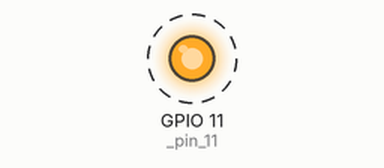
A program run on a simulated ESP32 board running MicroPython. On the bench: output pins drawn as LEDs (lit = HIGH). Dashed ring = blinking.

Above: at 0.5 s.
Timing chart, 0 to 4.6 s (numbered marks = the images above):
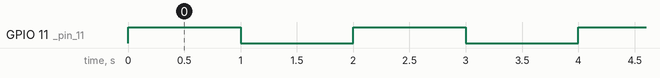

Measured:
- by itself, GPIO 11 (_pin_11): alternates HIGH for 1.0 s and LOW for 1.0 s

The program:

Lesson2.py
```python
import os, sys, io
from machine import Pin
import time

_pin_11 = Pin(11, mode=Pin.OUT)

def setup():
    pass

def loop():
    _pin_11.value(1)
    time.sleep_ms(1000)
    _pin_11.value(0)
    time.sleep_ms(1000)

if __name__ == '__main__':
    try:
        setup()
        while True:
            loop()
    except (Exception, KeyboardInterrupt) as e:
        print(e)
```
